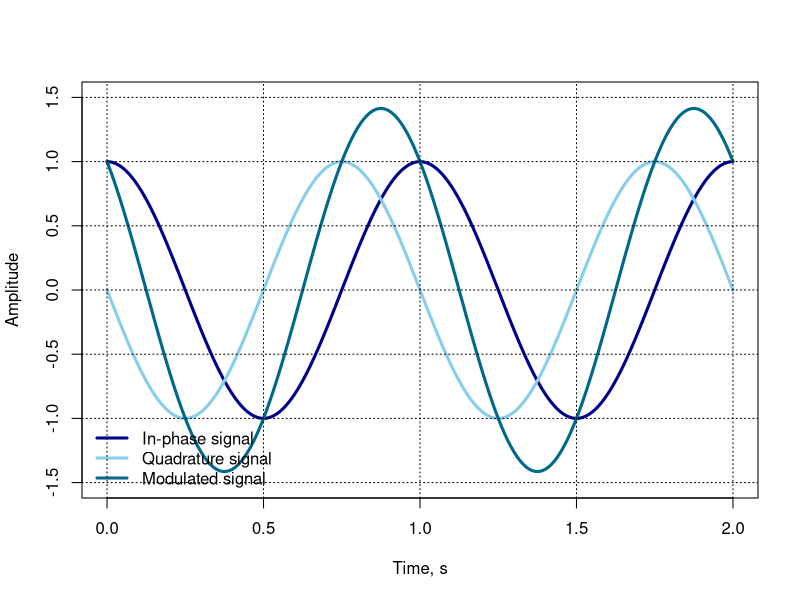

The R script that drew this image:
t<-seq(0, 2, 0.01);
q<-1;
i<-1;
f<-1;
pdf("iq.pdf", height=4);
plot(t, i*cos(2*pi*f*t), type="l", col="dark blue", lwd=3, main="", xlab="Time, s", ylab="Amplitude", ylim=c(-1.5, 1.5), xlim=c(0, 2));
points(t, q*cos(2*pi*f*t + pi / 2), type="l", col="skyblue", lwd=3);
points(t, i*cos(2*pi*f*t) - q*sin(2*pi*f*t), type="l", col="deepskyblue4", lwd=3);
legend("bottomleft", c("In-phase signal", "Quadrature signal", "Modulated signal"), col=c("dark blue", "skyblue", "deepskyblue4"), lwd=3, bty='n');
grid(col="black");
dev.off();
